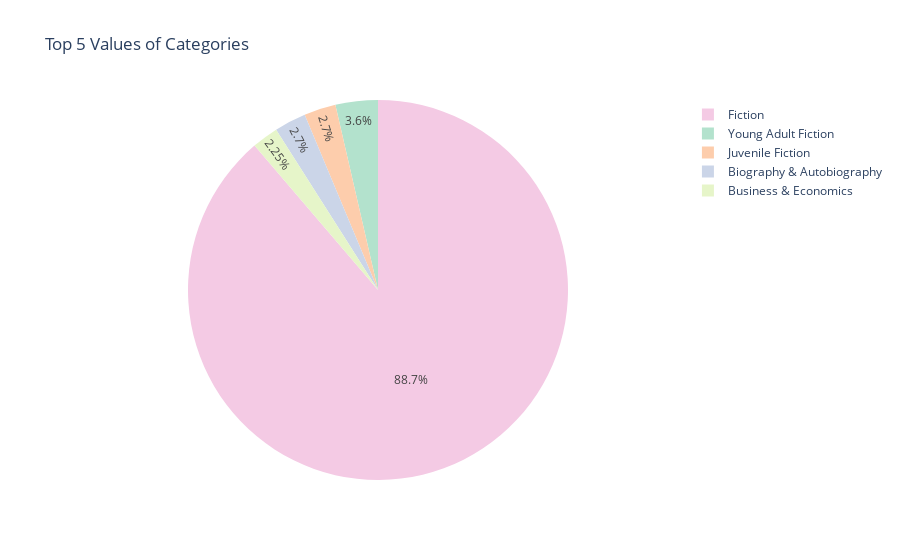

The notebook cell this image was saved under:
### Code cell
viz_top_values(mybooks['Categories'], top_n=5)

### Figure 1 — Plotly figure (JSON) as saved in the notebook; plotly's stock layout.template omitted (floating-point values rounded to 4 significant figures)
{"data": [{"labels": ["Fiction", "Young Adult Fiction", "Juvenile Fiction", "Biography & Autobiography", "Business & Economics"], "marker": {"colors": ["rgb(244, 202, 228)", "rgb(179, 226, 205)", "rgb(253, 205, 172)", "rgb(203, 213, 232)", "rgb(230, 245, 201)", "rgb(255, 242, 174)", "rgb(241, 226, 204)", "rgb(204, 204, 204)", "rgb(255, 255, 204)", "rgb(197, 226, 255)"]}, "type": "pie", "values": [197, 8, 6, 6, 5]}], "layout": {"title": {"text": "Top 5 Values of Categories"}}}
